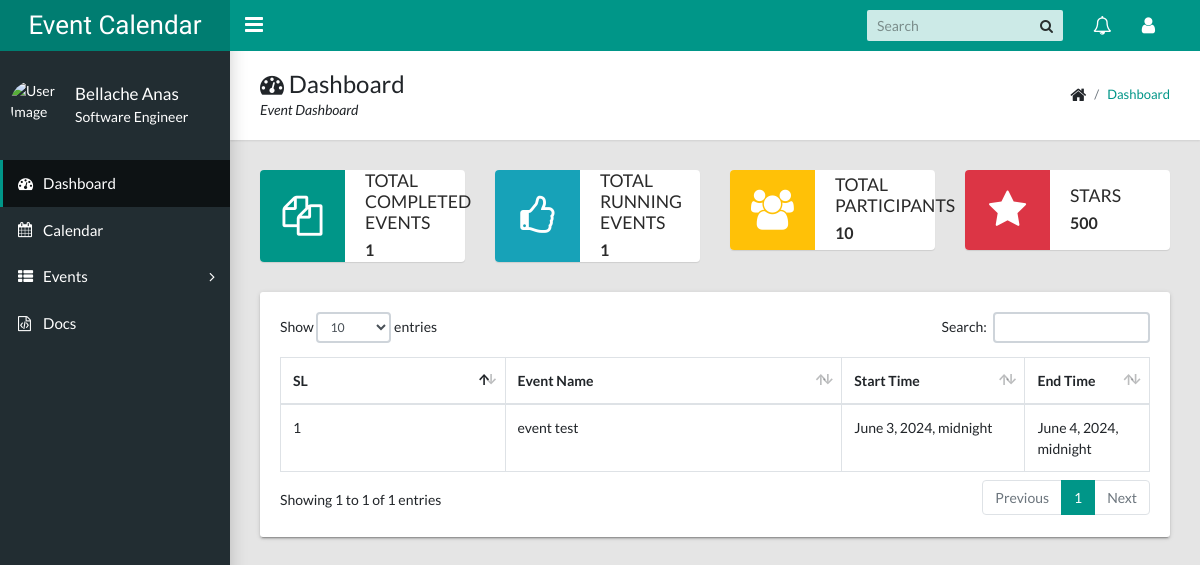
The page / (signed in) on the database as committed earlier.
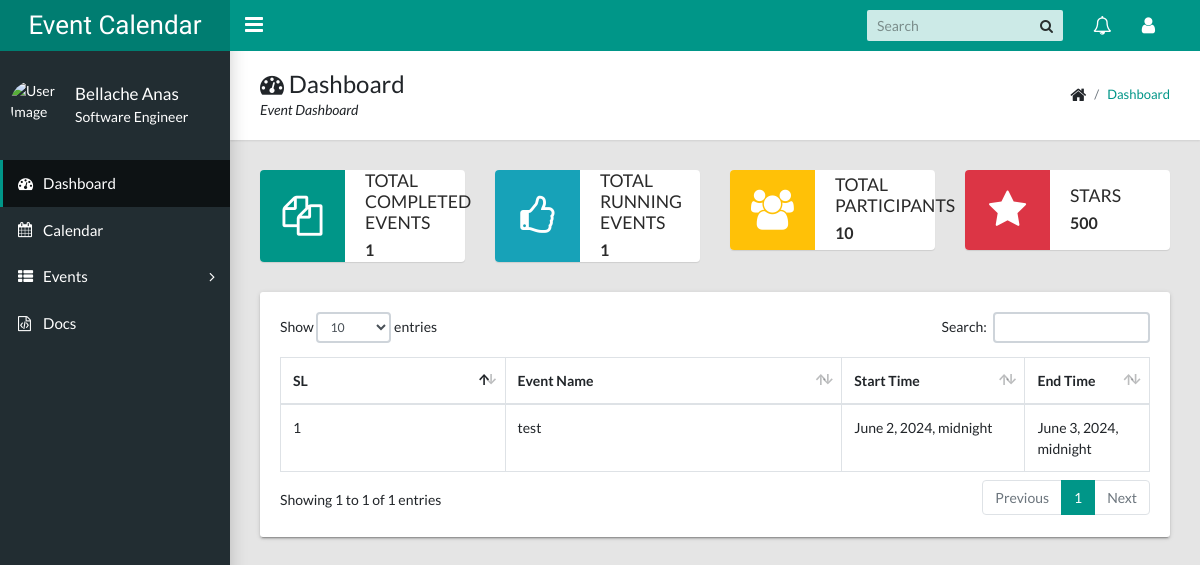
The same page on the database as committed later.
### calendarapp/models/event.py (models this page shows, shortened)
class Event(EventAbstract):
    user = models.ForeignKey(User, on_delete=models.CASCADE, related_name="events")
    title = models.CharField(max_length=200)
    description = models.TextField()
    start_time = models.DateTimeField()
    end_time = models.DateTimeField()
    callback_number = models.CharField(max_length=20)
    account_number = models.CharField(max_length=20)
    objects = EventManager()

### eventcalendar/views.py (the view)
# urls.py: path("", DashboardView.as_view(), name="dashboard"),
class DashboardView(LoginRequiredMixin, View):
    login_url = "accounts:signin"
    template_name = "calendarapp/dashboard.html"
    def get(self, request, *args, **kwargs):
        events = Event.objects.get_all_events(user=request.user)
        running_events = Event.objects.get_running_events(user=request.user)
        latest_events = Event.objects.filter(user=request.user).order_by("-id")[:10]
        context = {
            "total_event": events.count(),
            "running_events": running_events,
            "latest_events": latest_events,
        }
        return render(request, self.template_name, context)

### calendarapp/models/event.py (called while the page is built)
    def get_all_events(self, user):
        events = Event.objects.filter(user=user, is_active=True, is_deleted=False)
        return events

    def get_running_events(self, user):
        running_events = Event.objects.filter(
            user=user,
            is_active=True,
            is_deleted=False,
            end_time__gte=datetime.now().date(),
        ).order_by("start_time")
        return running_events

### templates/calendarapp/dashboard.html (shortened to what this page needs)
{% extends 'base/base.html' %}
{% load static %}
{% block breadcrumb %}
    <div>
        <h1><i class="fa fa-dashboard"></i> Dashboard</h1>
        <p>Event Dashboard</p>
    </div>
    <ul class="app-breadcrumb breadcrumb">
        <li class="breadcrumb-item"><i class="fa fa-home fa-lg"></i></li>
        <li class="breadcrumb-item"><a href="#">Dashboard</a></li>
    </ul>
{% endblock breadcrumb %}
{% block content %}
<div class="row">
    <div class="col-md-6 col-lg-3">
        <div class="widget-small primary coloured-icon">
            <i class="icon fa fa-files-o fa-3x"></i>
            <div class="info">
                <h4>Total Completed Events</h4>
                <p><b>{{ total_event }}</b></p>
            </div>
        </div>
    </div>
    <div class="col-md-6 col-lg-3">
        <div class="widget-small info coloured-icon">
            <i class="icon fa fa-thumbs-o-up fa-3x"></i>
            <div class="info">
                <h4>Total Running Events</h4>
                <p><b>{{ running_events.count }}</b></p>
            </div>
        </div>
    </div>
    <div class="col-md-6 col-lg-3">
        <div class="widget-small warning coloured-icon">
            <i class="icon fa fa-users fa-3x"></i>
            <div class="info">
                <h4>Total Participants</h4>
                <p><b>10</b></p>
            </div>
        </div>
    </div>
    <div class="col-md-6 col-lg-3">
        <div class="widget-small danger coloured-icon">
            <i class="icon fa fa-star fa-3x"></i>
            <div class="info">
                <h4>Stars</h4>
                <p><b>500</b></p>
            </div>
        </div>
    </div>
    <div class="col-md-12">
        <div class="tile">
            <div class="tile-body">
                <div class="table-responsive">
                    <div id="sampleTable_wrapper" class="dataTables_wrapper container-fluid dt-bootstrap4 no-footer">
                        <div class="row">
                            <div class="col-sm-12">
                                <table class="table table-hover table-bordered dataTable no-footer" id="sampleTable" role="grid" aria-describedby="sampleTable_info">
                                    <thead>
                                        <tr role="row">
                                            <th class="sorting_asc" tabindex="0" aria-controls="sampleTable" rowspan="1" colspan="1" aria-sort="ascending" aria-label="Name: activate to sort column descending" style="width: 261.641px;">SL</th>
                                            <th class="sorting" tabindex="0" aria-controls="sampleTable" rowspan="1" colspan="1" aria-label="Position: activate to sort column ascending" style="width: 417.312px;">Event Name</th>
                                            <th class="sorting" tabindex="0" aria-controls="sampleTable" rowspan="1" colspan="1" aria-label="Office: activate to sort column ascending" style="width: 189.281px;">Start Time</th>
                                            <th class="sorting" tabindex="0" aria-controls="sampleTable" rowspan="1" colspan="1" aria-label="Age: activate to sort column ascending" style="width: 102.141px;">End Time</th>
                                        </tr>
                                    </thead>
                                    <tbody>
                                        {% for event in latest_events %}
                                            <tr role="row" class="odd">
                                                <td class="sorting_1">{{ forloop.counter }}</td>
                                                <td>{{ event.title }}</td>
                                                <td>{{ event.start_time }}</td>
                                                <td>{{ event.end_time }}</td>
                                            </tr>
                                        {% endfor %}
                                    </tbody>
                                </table>
                            </div>
                        </div>
                    </div>
                </div>
            </div>
        </div>
    </div>
</div>
{% endblock content %}

Rows that differ between the two databases and show on the page:
removed Event: title "event test", start_time "June 3, 2024, midnight", end_time "June 4, 2024, midnight"
added Event: title "test", start_time "June 2, 2024, midnight", end_time "June 3, 2024, midnight"
